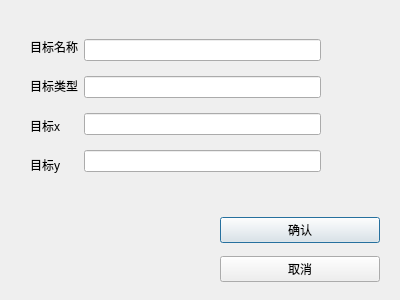
<?xml version="1.0" encoding="UTF-8"?>
<ui version="4.0">
 <class>addPoint</class>
 <widget class="QDialog" name="addPoint">
  <property name="geometry">
   <rect>
    <x>0</x>
    <y>0</y>
    <width>400</width>
    <height>300</height>
   </rect>
  </property>
  <property name="windowTitle">
   <string>Dialog</string>
  </property>
  <widget class="QWidget" name="verticalLayoutWidget_2">
   <property name="geometry">
    <rect>
     <x>220</x>
     <y>210</y>
     <width>160</width>
     <height>80</height>
    </rect>
   </property>
   <layout class="QVBoxLayout" name="verticalLayout_2">
    <item>
     <widget class="QPushButton" name="pushButton">
      <property name="text">
       <string>确认</string>
      </property>
     </widget>
    </item>
    <item>
     <widget class="QPushButton" name="pushButton_2">
      <property name="text">
       <string>取消</string>
      </property>
     </widget>
    </item>
   </layout>
  </widget>
  <widget class="QWidget" name="horizontalLayoutWidget">
   <property name="geometry">
    <rect>
     <x>30</x>
     <y>30</y>
     <width>291</width>
     <height>151</height>
    </rect>
   </property>
   <layout class="QHBoxLayout" name="horizontalLayout">
    <item>
     <layout class="QVBoxLayout" name="verticalLayout">
      <item>
       <widget class="QLabel" name="label">
        <property name="text">
         <string>目标名称</string>
        </property>
       </widget>
      </item>
      <item>
       <widget class="QLabel" name="label_3">
        <property name="text">
         <string>目标类型</string>
        </property>
       </widget>
      </item>
      <item>
       <widget class="QLabel" name="label_4">
        <property name="text">
         <string>目标x</string>
        </property>
       </widget>
      </item>
      <item>
       <widget class="QLabel" name="label_5">
        <property name="text">
         <string>目标y</string>
        </property>
       </widget>
      </item>
     </layout>
    </item>
    <item>
     <layout class="QVBoxLayout" name="verticalLayout_3">
      <item>
       <widget class="QLineEdit" name="name"/>
      </item>
      <item>
       <widget class="QLineEdit" name="type"/>
      </item>
      <item>
       <widget class="QLineEdit" name="position_x"/>
      </item>
      <item>
       <widget class="QLineEdit" name="position_y"/>
      </item>
     </layout>
    </item>
   </layout>
  </widget>
 </widget>
 <resources/>
 <connections/>
</ui>
